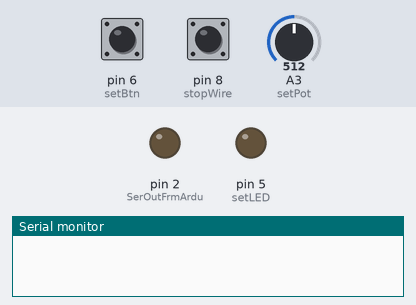
This sketch was run on a simulated Arduino Uno, built with avr-gcc and run on an emulated ATmega328P. Parts: output pins drawn as LEDs (lit = HIGH), the last lines printed to the serial monitor. The test bench sets the inputs (shaded band); at power-on: pin 6 (setBtn) HIGH, pin 8 (stopWire) HIGH, A3 (setPot) = 512.

Above: at 1.1 s.
At 4.27 s:
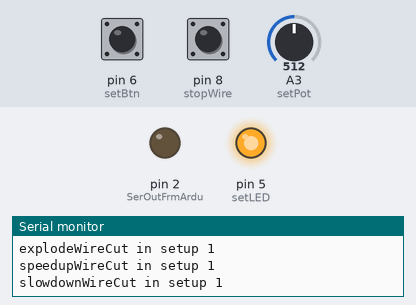
Timing chart, 0 to 6.2 s (numbered marks = the images above):
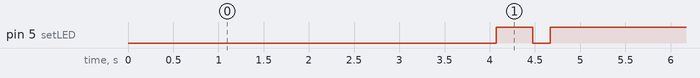

Measured:
- by itself, pin 5 (setLED): LOW → HIGH at 4.1 s, → LOW 0.40 s later, → HIGH 0.20 s later

The sketch:

rush_timer2.ino
```cpp
 #include <SoftwareSerial.h>

   //////////////////////////////
   //                          //
   // TREV LOTS OF PIN CHANGES //     moving stuff for the cut wires and accelerometer
   //                          //
   //////////////////////////////

                        // This is not used because nothing is sent from the 7 segment LED to the arduino but
#define SerInToArdu 1   // a pin number is still needed on compile so there is not error and because when you
                        // make an instance of SoftwareSerial a pin number is need to prevent an error.

#define SerOutFrmArdu 2 // To the 7 segment led RX pin
#define setBtn 6        // switch is conected to ground constantly and breaks when pressed - no resistor used
#define setLED 5        // for button press feedback
#define setPot A3       // potentiometer for setting time

//Cut Wire Pins         // These could be cut down to 2 pins if we use resistors and analog ports
#define stopWire 8      //
#define explodeWire 9   //
#define speedupWire 10  //
#define slowdownWire 11 //

//Accelerometer pins
//#define x A0          // coming soon
//#define y A1          //
//#define z A2          //

unsigned long minuteSet;
int secondSet = 0;
unsigned long elapseTime = 1001;
unsigned long timeIntervalStart = millis();
int timeInterval = 100;
boolean timeSet = false;
unsigned long minutes;
unsigned long seconds;

// wire cut variables
boolean stopWireCut = true;
int stopWireCount = 0;
boolean explodeWireCut = true;
int explodeWireCount = 0;
boolean speedupWireCut = true;
int speedupWireCount = 0;
boolean slowdownWireCut = true;
int slowdownWireCount = 0;
int gameType;           // 0 = use switch to start and stop timer
                        // 1 = cut wire to change the timer state
                        // 2 = accelerometer mode - details to come
// amount of time the timer will speed up or slow down in minutes
int timerChangeDuration = 1;
unsigned long wireCutCheck;

boolean buttonPressed = false;
unsigned long buttonPressCheck;
int btnSetCounter = 0;

boolean timerRunning = true;

SoftwareSerial mySerialPort(SerInToArdu,SerOutFrmArdu);

void setup(){
  pinMode(SerOutFrmArdu,OUTPUT);
  mySerialPort.begin(9600);
  Serial.begin(9600);
  //mySerialPort.print("XXXX"); //turn off all digits
  //
  delay(1000);
  pinMode(setLED, OUTPUT);


    pinMode(stopWire, INPUT);        //set all wire pins as inputs and set pull up resitors
     digitalWrite(stopWire, HIGH);
    pinMode(explodeWire, INPUT);
     digitalWrite(explodeWire, HIGH);
    pinMode(speedupWire, INPUT);
     digitalWrite(speedupWire, HIGH);
    pinMode(slowdownWire, INPUT);
     digitalWrite(slowdownWire, HIGH);

  if ( digitalRead(stopWire) == LOW ) { // test for stopWire and if so this is a wire cut game
    stopWireCut = false;
    mySerialPort.write(0x76); //reset display no second byte
    mySerialPort.print("CUTX");
    gameType = 1;
    delay(500);

    //test other non required wires to see if they are set. HIGH means they are not connected
    if ( digitalRead(explodeWire) == LOW ) { // test if explodeWire is absent
      explodeWireCut = false;
      Serial.println("explodeWireCut set to false");
    }
    if ( digitalRead(speedupWire) == LOW ) { // test if speedupWire is absent
      speedupWireCut = false;
      Serial.println("speedupWireCut set to false");
    }
    if ( digitalRead(slowdownWire) == LOW ) { // test if slowdonWire is absent
      slowdownWireCut = false;
      Serial.println("slowdownWireCut set to false");
    }
  } else { // this is a button press game
    mySerialPort.write(0x76); //reset display no second byte
    //mySerialPort.print("5678"); //turn off all digits
    mySerialPort.print("BTNX");
    gameType = 0;
  }

  pinMode(setBtn, INPUT);
  digitalWrite(setBtn, HIGH); //set internal pull up resitor
  delay(3000);
  mySerialPort.write(0x77);//command byte
  mySerialPort.write(0x10);//data byte - this turns the colon on

   Serial.print("game type ");
          Serial.println(gameType);

          Serial.print("stopWireCut in setup ");
          Serial.println(stopWireCut);
          Serial.print("explodeWireCut in setup ");
          Serial.println(explodeWireCut);
          Serial.print("speedupWireCut in setup ");
          Serial.println(speedupWireCut);
          Serial.print("slowdownWireCut in setup ");
          Serial.println(slowdownWireCut);

}

void loop(){
//  Serial.print("explodeWireCut begining of loop ");
//          Serial.println(explodeWireCut);
//          Serial.print("explodeWireCut begining of loop ");
//          Serial.println(explodeWireCut);
//          Serial.print("explodeWireCut begining of loop ");
//          Serial.println(explodeWireCut);


  if (elapseTime < 1000 )endCountdown(); //finish countdown and stop

  // This is the clock time interval
  if (millis() > timeIntervalStart + timeInterval) { //with this we can get rid of the delay() and just
      timeIntervalStart = millis();                 // set timeInterval to speeed it up or slow it down.

    if (!timeSet) { // if the time is not set we read the pot and wait for a button press
      minuteSet = analogRead(setPot);
      minuteSet = map(minuteSet, 0, 1023, 1, 99);
      SetClock(minuteSet, secondSet);
      elapseTime = minuteSet*1000*60;

      if (buttonPress()) { //test button if button pressed
        if (btnSetCounter == 3) { //wait 3/10 a second because the button is checked every 100 milliseconds
          timeSet = true; // now the timer is set
          digitalWrite(setLED, LOW); //turn on LED
          // chirp alarm
        }
      }

    } else { //timer already set

      if (gameType == 0) {//button switch game
        if (buttonPress()) { //test button if button pressed
          if (btnSetCounter == 30) { //wait 3 seconds
            timerRunning = !timerRunning; //change the state
            // probably chirp the alarm here
          }
        }
      }//end gameType == 0 this is the switch game

      if (gameType == 1) { //wire cut came

        if (stopWireCut == false) { // if stopWireCut is false we check it and the other wires
          wireCut();

          if (stopWireCount == 5) { // test for stopWireCut
            stopWireCut = true;
          }

          if (!explodeWireCut) { // test for explodeWireCut
            if (explodeWireCount == 5) {
              endCountdown();
              explodeWireCut = true;
            }
          }

          if (!speedupWireCut) { // test for speedupWireCut
            if (speedupWireCount == 5) {
              Serial.println("--------------------the Speed up Wire was Cut--------------");
              endCountdown();
              speedupWireCut = true;
            }
          }

          if (!slowdownWireCut) { // test for slowdownWireCut
            if (slowdownWireCount == 5) {
              Serial.println("--------------------the slow down Wire was Cut--------------");
              endCountdown();
              slowdownWireCut = true;
            }
          }

        } else { //stopWireCut so stop the timer
          timerRunning = false; //stop the timer
           Serial.print("timerRunning ");
          Serial.println(timerRunning);
        }// end stopWire else
      }// end wire cut game

      //if (gameType == 2) { //accelerometer game coming soon

      //}


      if (timerRunning) {
         makeMinSec(); //decriment the time and set the clock
      }

    }// end else timeSet/update clock if/else
  }// end clock time interval
}//end main loop


boolean wireCut() { //this will check the button every 100 milliseconds
   if (millis() > wireCutCheck + 100) { //button interval do every 100 milliseconds
     buttonPressCheck = millis();

     if (digitalRead(stopWire) == HIGH) { //test button
        stopWireCount++;
       //Serial.print(stopWireCount);
     } else {
        stopWireCount = 0; // reset button pressed var
     }

     if (digitalRead(explodeWire) == HIGH) { //test button
        explodeWireCount++;
       Serial.print("incrment explodeWireCount ");
        Serial.println(explodeWireCount);
     } else {
       Serial.print("decriment explodeWireCount ");
        Serial.println(explodeWireCount);
        explodeWireCount = 0; // reset button pressed var
     }


  }//end button interval check
}//end buttonPress


boolean buttonPress() { //this will check the button every 100 milliseconds
   if (millis() > buttonPressCheck + 100) { //button interval do every 100 milliseconds
     buttonPressCheck = millis();
     if (digitalRead(setBtn) == HIGH) { //test button
        btnSetCounter++;
        digitalWrite(setLED, HIGH); //turn on LED give button press feedback
        return true;
     } else {
        btnSetCounter = 0; // reset button pressed var
        digitalWrite(setLED, LOW); //turn on LED
        return false;
     }
  }//end button interval check
}//end buttonPress

unsigned long makeMinSec() {
    elapseTime = elapseTime - 999;
    //hour = elapseTime / (1000*60*60); not used but just for reference
    //minutes = (elapseTime % (1000*60*60)) / (1000*60);
    ////////////////////////356400000 is the number of milliseconds in 99 minutes instead of 1 hour
    minutes = (elapseTime % 356400000) / 60000;
    //seconds = ((elapseTime % (1000*60*60)) % (1000*60)) / 1000;
    seconds = ((elapseTime % 356400000) % 60000) / 1000;
   SetClock(minutes, seconds);//sending a float to an int this seems to work
}//end makeMinSec


void SetClock(int minutes, int seconds){
  mySerialPort.write("v"); //reset display no second byte
    if (minutes < 10) {
      mySerialPort.print("X");
    }
    mySerialPort.print(minutes);

    if (seconds < 10) {
      mySerialPort.print("0");
    }
    mySerialPort.print(seconds);
}// end SetClock


void endCountdown(){
  mySerialPort.print("DEAD");
 // mySerialPort.write(0x77);//command byte
 // mySerialPort.write(0x00);//This causes an error and is a know issue patch in next version
  Serial.print("-----------------------explode-----------------------");
  boolean alarmOn = false;
  while(true){// endless loop to stop the main loop but will use this to turn off alarm after a bit

    // Set off alarm here
  }//endless loop
}// end endCountdown
```
